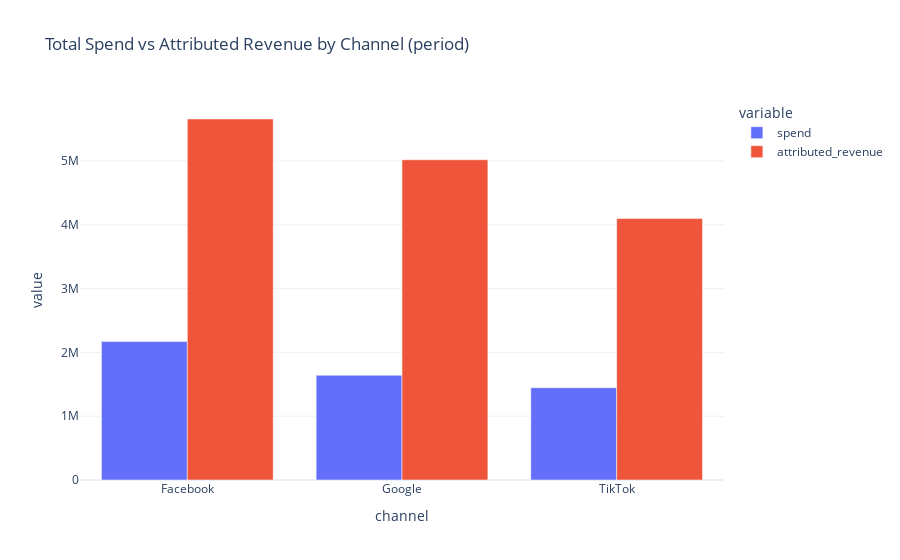
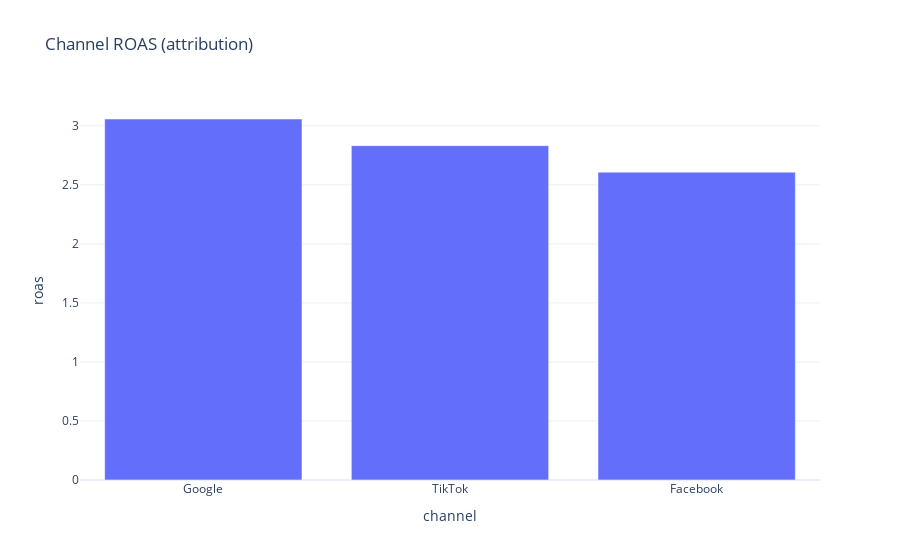

The code cell stored with these charts, in order, in its notebook:
### Code cell
# Cell 4: Channel performance
print("## Channel performance")

if daily_channel is None:
    print("metrics_daily_channel missing.")
else:
    ch = daily_channel.groupby('channel', as_index=False).agg({
        'spend':'sum','attributed_revenue':'sum','impression':'sum','clicks':'sum'
    })
    ch['roas'] = ch.apply(lambda r: (r['attributed_revenue']/r['spend']) if r['spend']>0 else np.nan, axis=1)
    ch = ch.sort_values('spend', ascending=False)

    fig = px.bar(ch, x='channel', y=['spend','attributed_revenue'], barmode='group',
                 title='Total Spend vs Attributed Revenue by Channel (period)')
    fig.show()
    try:
        fig.write_image(str(FIG_DIR / "channel_spend_revenue.png"), width=1000, height=450)
    except Exception:
        pass

    fig_roas = px.bar(ch.sort_values('roas', ascending=False), x='channel', y='roas',
                      title='Channel ROAS (attribution)')
    fig_roas.show()
    try:
        fig_roas.write_image(str(FIG_DIR / "channel_roas.png"), width=800, height=400)
    except Exception:
        pass

    display_cols = ['channel','spend','attributed_revenue','roas','impression','clicks']
    display_df = ch[display_cols].reset_index(drop=True)
    display_df.to_csv(FIG_DIR/"channel_breakdown.csv", index=False)
    display_df.head(20)

### Figure 1 — Plotly figure (JSON) as saved in the notebook; plotly's stock layout.template omitted (floating-point values rounded to 4 significant figures)
{"data": [{"alignmentgroup": "True", "hovertemplate": "variable=spend<br>channel=%{x}<br>value=%{y}<extra></extra>", "legendgroup": "spend", "marker": {"color": "#636efa", "pattern": {"shape": ""}}, "name": "spend", "offsetgroup": "spend", "orientation": "v", "showlegend": true, "textposition": "auto", "type": "bar", "x": ["Facebook", "Google", "TikTok"], "xaxis": "x", "y": [2170000.0, 1642000.0, 1447000.0], "yaxis": "y"}, {"alignmentgroup": "True", "hovertemplate": "variable=attributed_revenue<br>channel=%{x}<br>value=%{y}<extra></extra>", "legendgroup": "attributed_revenue", "marker": {"color": "#EF553B", "pattern": {"shape": ""}}, "name": "attributed_revenue", "offsetgroup": "attributed_revenue", "orientation": "v", "showlegend": true, "textposition": "auto", "type": "bar", "x": ["Facebook", "Google", "TikTok"], "xaxis": "x", "y": [5657000.0, 5019000.0, 4097000.0], "yaxis": "y"}], "layout": {"barmode": "group", "legend": {"title": {"text": "variable"}, "tracegroupgap": 0}, "title": {"text": "Total Spend vs Attributed Revenue by Channel (period)"}, "xaxis": {"anchor": "y", "domain": [0, 1], "title": {"text": "channel"}}, "yaxis": {"anchor": "x", "domain": [0, 1], "title": {"text": "value"}}}}

### Figure 2 — Plotly figure (JSON) as saved in the notebook; plotly's stock layout.template omitted (floating-point values rounded to 4 significant figures)
{"data": [{"hovertemplate": "channel=%{x}<br>roas=%{y}<extra></extra>", "legendgroup": "", "marker": {"color": "#636efa", "pattern": {"shape": ""}}, "name": "", "orientation": "v", "showlegend": false, "textposition": "auto", "type": "bar", "x": ["Google", "TikTok", "Facebook"], "xaxis": "x", "y": [3.057, 2.832, 2.607], "yaxis": "y"}], "layout": {"barmode": "relative", "legend": {"tracegroupgap": 0}, "title": {"text": "Channel ROAS (attribution)"}, "xaxis": {"anchor": "y", "domain": [0, 1], "title": {"text": "channel"}}, "yaxis": {"anchor": "x", "domain": [0, 1], "title": {"text": "roas"}}}}
